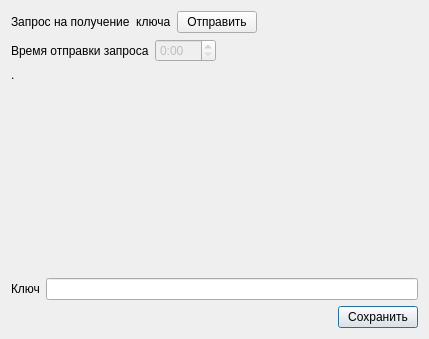
<?xml version="1.0" encoding="UTF-8"?>
<ui version="4.0">
 <class>Key</class>
 <widget class="QDialog" name="Key">
  <property name="geometry">
   <rect>
    <x>0</x>
    <y>0</y>
    <width>429</width>
    <height>339</height>
   </rect>
  </property>
  <property name="windowTitle">
   <string>Уникальный ключ приложения</string>
  </property>
  <property name="windowIcon">
   <iconset resource="../media/license.qrc">
    <normaloff>:/icon/add_key.ico</normaloff>:/icon/add_key.ico</iconset>
  </property>
  <layout class="QGridLayout" name="gridLayout">
   <item row="7" column="0">
    <layout class="QVBoxLayout" name="verticalLayout">
     <item>
      <layout class="QHBoxLayout" name="horizontalLayout_2">
       <item>
        <widget class="QLabel" name="label">
         <property name="text">
          <string>Ключ</string>
         </property>
        </widget>
       </item>
       <item>
        <widget class="QLineEdit" name="lineEdit_key_app"/>
       </item>
      </layout>
     </item>
     <item>
      <layout class="QHBoxLayout" name="horizontalLayout">
       <item>
        <spacer name="horizontalSpacer">
         <property name="orientation">
          <enum>Qt::Horizontal</enum>
         </property>
         <property name="sizeHint" stdset="0">
          <size>
           <width>40</width>
           <height>20</height>
          </size>
         </property>
        </spacer>
       </item>
       <item>
        <widget class="QPushButton" name="pushButton_save_key">
         <property name="enabled">
          <bool>true</bool>
         </property>
         <property name="text">
          <string>Сохранить</string>
         </property>
        </widget>
       </item>
      </layout>
     </item>
    </layout>
   </item>
   <item row="0" column="0">
    <layout class="QHBoxLayout" name="horizontalLayout_3">
     <item>
      <widget class="QLabel" name="label_2">
       <property name="text">
        <string>Запрос на получение  ключа</string>
       </property>
      </widget>
     </item>
     <item>
      <widget class="QPushButton" name="pushButton_send_request_key">
       <property name="text">
        <string>Отправить</string>
       </property>
      </widget>
     </item>
     <item>
      <spacer name="horizontalSpacer_2">
       <property name="orientation">
        <enum>Qt::Horizontal</enum>
       </property>
       <property name="sizeHint" stdset="0">
        <size>
         <width>40</width>
         <height>20</height>
        </size>
       </property>
      </spacer>
     </item>
    </layout>
   </item>
   <item row="6" column="0">
    <spacer name="verticalSpacer">
     <property name="orientation">
      <enum>Qt::Vertical</enum>
     </property>
     <property name="sizeHint" stdset="0">
      <size>
       <width>20</width>
       <height>40</height>
      </size>
     </property>
    </spacer>
   </item>
   <item row="3" column="0">
    <layout class="QHBoxLayout" name="horizontalLayout_4">
     <item>
      <widget class="QLabel" name="label_3">
       <property name="text">
        <string>Время отправки запроса</string>
       </property>
      </widget>
     </item>
     <item>
      <widget class="QTimeEdit" name="timeEdit">
       <property name="enabled">
        <bool>false</bool>
       </property>
       <property name="dateTime">
        <datetime>
         <hour>0</hour>
         <minute>0</minute>
         <second>0</second>
         <year>2000</year>
         <month>1</month>
         <day>1</day>
        </datetime>
       </property>
       <property name="minimumDate">
        <date>
         <year>2000</year>
         <month>1</month>
         <day>1</day>
        </date>
       </property>
       <property name="maximumTime">
        <time>
         <hour>23</hour>
         <minute>59</minute>
         <second>59</second>
        </time>
       </property>
       <property name="minimumTime">
        <time>
         <hour>0</hour>
         <minute>0</minute>
         <second>0</second>
        </time>
       </property>
       <property name="currentSection">
        <enum>QDateTimeEdit::HourSection</enum>
       </property>
       <property name="displayFormat">
        <string>h:mm </string>
       </property>
       <property name="calendarPopup">
        <bool>false</bool>
       </property>
       <property name="timeSpec">
        <enum>Qt::LocalTime</enum>
       </property>
       <property name="time">
        <time>
         <hour>0</hour>
         <minute>0</minute>
         <second>0</second>
        </time>
       </property>
      </widget>
     </item>
     <item>
      <spacer name="horizontalSpacer_3">
       <property name="orientation">
        <enum>Qt::Horizontal</enum>
       </property>
       <property name="sizeHint" stdset="0">
        <size>
         <width>40</width>
         <height>20</height>
        </size>
       </property>
      </spacer>
     </item>
    </layout>
   </item>
   <item row="4" column="0">
    <widget class="QLabel" name="label_error_text">
     <property name="text">
      <string>.</string>
     </property>
    </widget>
   </item>
  </layout>
 </widget>
 <resources>
  <include location="../media/license.qrc"/>
 </resources>
 <connections/>
</ui>
